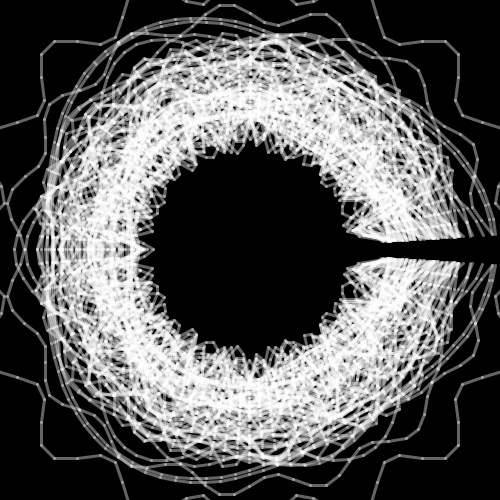
Frame 1 (no input)
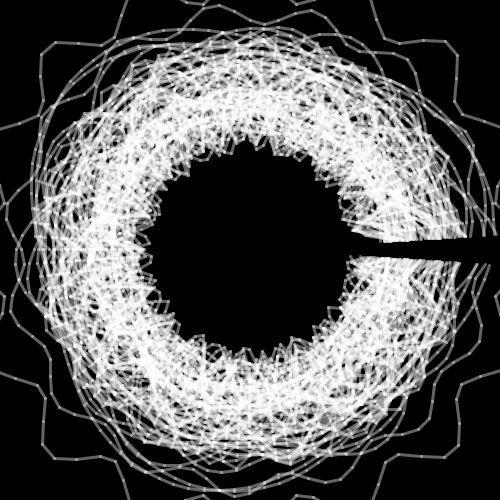
Frame 60 (the mouse pressed at the canvas centre just before this capture)
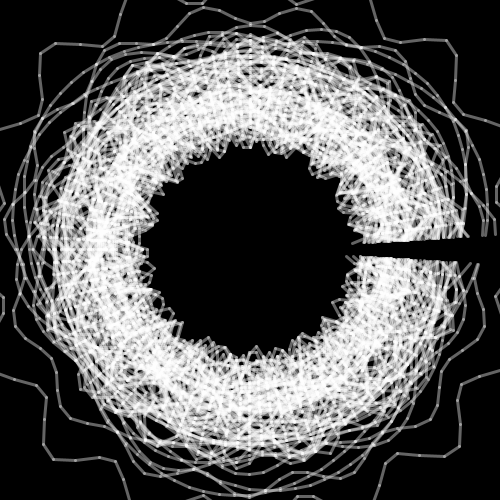
Frame 120 (the mouse held since frame 60 and released just before this capture)

The Processing sketch that drew these frames (run headless with seeded random() and noise(); from frame 60 on, the mouse is pressed at the canvas centre):

// Processing sketch: sketch42
// ── sketch42.pde
int N=100;

WaveCircle wcs[];

void setup() {
  size(500, 500);
  
  wcs = new WaveCircle[N];
  for (int i=0; i<wcs.length; i++) wcs[i] = new WaveCircle();
}

void draw() {
  translate(width/2, height/2);
  
  background(0);
  
  for (WaveCircle wc: wcs) {
    wc.move();
    wc.draw();
  }
}
// ── WaveCircle.pde
class WaveCircle {
  int N=100;
  float R_MIN=100, R_MAX=150, RD_MAX=30, FREQ_MAX=20;
    
  float r, rd, freq;
  float phase, va;
  
  WaveCircle() {
    //r = random(R_MIN, R_MAX);
    rd = random(RD_MAX);
    r = (R_MAX+R_MIN)/2 + (R_MAX-R_MIN)*abs(randomGaussian());
    freq = round(random(FREQ_MAX));
    
    phase = 0;
    va = random(PI/100);
  }
  
  void draw() {
    strokeWeight(3);
    stroke(255, 100);
    
    float x, y, d, a, px=0, py=0;
    for (int i=0; i<N; i++) {
      a = map(i, 0, N, 0, TWO_PI);
      d = rd * cos(freq * a + phase); 
      x = (r + d) * cos(a);
      y = (r + d) * sin(a);
      
      if (px!=0 && py!=0) {
        //point(x,y);
        line(px, py, x, y);
      } else {
        a = map(N-1, 0, N, 0, TWO_PI);
        d = rd * cos(freq * a + phase); 
        px = (r + d) * cos(a);
        py = (r + d) * sin(a);
      }
      
      px = x;
      py = y;
    }
  }
  
  void move() {
    phase += va;
  }
}
